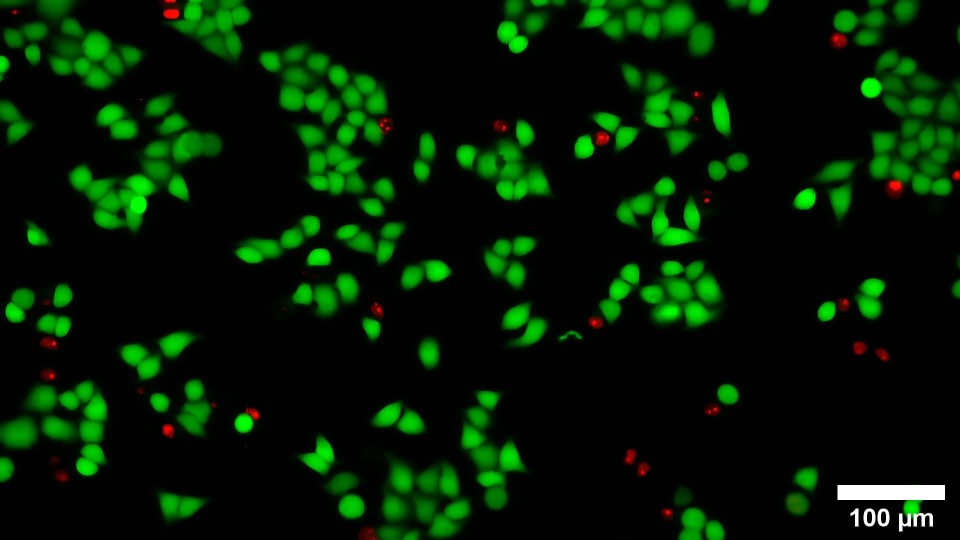
%> input picture LIVE-DEAD-Hela-cell-staining.jpg, 1920 x 1080 px (shown at 1/2 size)
$ octave --eval "result = EnvReg('../LIVE-DEAD-Hela-cell-staining.jpg');"   (GNU Octave 9; MATLAB toolbox functions it lacks are replaced by stand-ins)
%> lines starting %> are read from the running program, lines starting %| are printed output that depends on the picture; in (x1, y1, x2, y2) boxes, pixels count from 0 and x2, y2 are one past the last pixel; in counts of white or black regions, pixels touching at a corner belong together; the program's own positions count from 1
### src/segmentImage.m
function [BW,maskedImage] = segmentImage(X)
%segmentImage Segment image using auto-generated code from imageSegmenter app
%  [BW,MASKEDIMAGE] = segmentImage(X) segments image X using auto-generated
%  code from the imageSegmenter app. The final segmentation is returned in
%  BW, and a masked image is returned in MASKEDIMAGE.

% Auto-generated by imageSegmenter app on 14-Dec-2021
%----------------------------------------------------


% Adjust data to span data range.
X = imadjust(X);

% Threshold image - global threshold
BW = imbinarize(X);

% Create masked image.
maskedImage = X;
maskedImage(~BW) = 0;
end

### src/filterRegions.m
function [BW_out,properties] = filterRegions(BW_in)
%filterRegions  Filter BW image using auto-generated code from imageRegionAnalyzer app.
%  [BW_OUT,PROPERTIES] = filterRegions(BW_IN) filters binary image BW_IN
%  using auto-generated code from the imageRegionAnalyzer app. BW_OUT has
%  had all of the options and filtering selections that were specified in
%  imageRegionAnalyzer applied to it. The PROPERTIES structure contains the
%  attributes of BW_out that were visible in the app.

% Auto-generated by imageRegionAnalyzer app on 20-Dec-2021
%---------------------------------------------------------

BW_out = BW_in;

% Remove portions of the image that touch an outside edge.
BW_out = imclearborder(BW_out);

% Get properties.
properties = regionprops(BW_out, {'Area', 'Eccentricity', 'EquivDiameter', 'EulerNumber', 'MajorAxisLength', 'MinorAxisLength', 'Orientation', 'Perimeter'});

% Uncomment the following line to return the properties in a table.
% properties = struct2table(properties);

### src/EnvReg.m
function [img_resized,centers, radii]= EnvReg(image_file_name, IsPlot)
%> called with image_file_name = '../LIVE-DEAD-Hela-cell-staining.jpg'
% IMPORTANT: This function assumes one type of objects
% Takes an image as an nput and returns the centers and radii of the objects (cells) in the images
% Inputs: image_file_name = string
%         IsPlot = true OR false
%
if nargin<2
    IsPlot = false;
end

%% Read image
image = imread(image_file_name);
%> image is the input picture: size 1080x1920x3 uint8; mean R, G, B 2.9, 27.1, 2.2
dim1 = 256; dim2 = 256;
imgGray = rgb2gray(image);
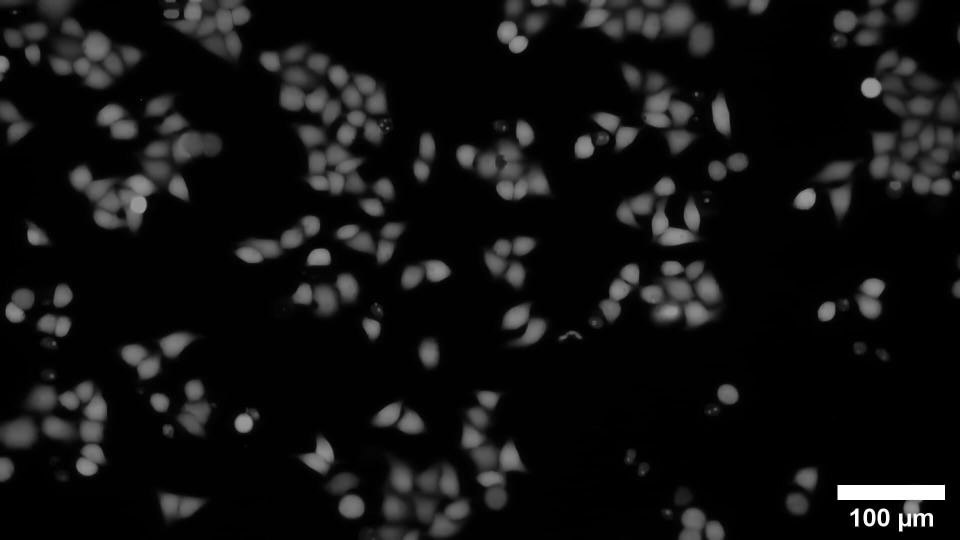
%> imgGray: size 1080x1920 uint8 (shown at 1/2 size); min 0, max 255, mean 17
imgGray = imresize(imgGray,[dim1, dim2]);
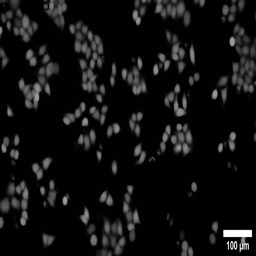
%> imgGray: size 256x256 uint8; min 0, max 255, mean 17

%% Adjust to use darker and brighter pixels
imgGray_adj = imadjust(imgGray);
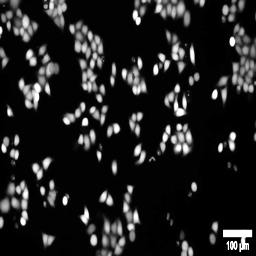
%> imgGray_adj: size 256x256 uint8; min 0, max 255, mean 32.9

%% Segment image with threshold

imgSegmented = segmentImage(imgGray_adj);
%> in segmentImage, `BW = imbinarize(X);`:
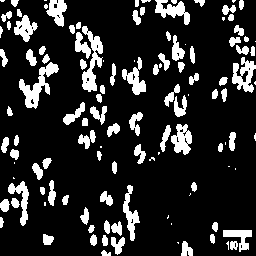
%> BW: size 256x256 logical; 16.4% white; 119 white regions (27 under 20 px), largest, box (x1, y1, x2, y2) and area: (19, 62, 59, 109) 652, (82, 26, 103, 92) 616, (232, 57, 256, 93) 467
%> in segmentImage, `maskedImage(~BW) = 0;`:
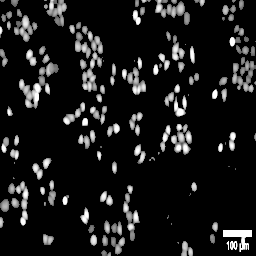
%> maskedImage: size 256x256 uint8; min 0, max 255, mean 26.6
[imgSegmented,~] = filterRegions(imgSegmented); % remove borders
%> in filterRegions, `BW_out = imclearborder(BW_out);`:
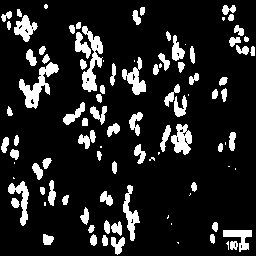
%> BW_out: size 256x256 logical; 13.6% white; 98 white regions (21 under 20 px), largest, box (x1, y1, x2, y2) and area: (19, 62, 59, 109) 652, (82, 26, 103, 92) 616, (171, 124, 192, 155) 411
%> in filterRegions, `properties = regionprops(BW_out, {'Area', 'Eccentricity', 'EquivDiamet..`: properties = 98 regions; largest, Area, MajorAxisLength, MinorAxisLength, Eccentricity and Orientation: 652 56.56 25.34 0.894 53.61, 616 76.04 20.17 0.964 86.03, 411 30.88 20.2 0.756 89.58, 381 35.85 22.23 0.785 -77.34, 372 56.67 13.21 0.972 -83.69

%% Find centers and radii of objects
stats = regionprops('table',imgSegmented,'Centroid',...
    'MajorAxisLength','MinorAxisLength');
%> stats = 98 regions; first 5, Centroid, MajorAxisLength and MinorAxisLength: [7.2 16.8] 13.91 7.4, [5.6 145.3] 17.26 6.75, [9.4 25.9] 9.14 4.16, [10.2 112.3] 10.03 5.4, [22 199.9] 51.04 18.32
diameters = mean([stats.MajorAxisLength stats.MinorAxisLength],2);
%> diameters = 98 values, max 48.11 at index 32, min 1.15 at index 72, mean 11.01
centers = stats.Centroid;
%> centers = 98 rows, first 12: [7.23 16.77; 5.61 145.3; 9.45 25.9; 10.15 112.3; 21.96 199.9; 15.24 154.7; 15.73 203.6; 14.33 178.7; 25.7 28.91; 17 141.1; 15 163.5; 19.78 13.72]
radii = diameters/2;
%> radii = 98 values, max 24.05 at index 32, min 0.577 at index 72, mean 5.5

img_resized = imresize(image,[dim1, dim2]);
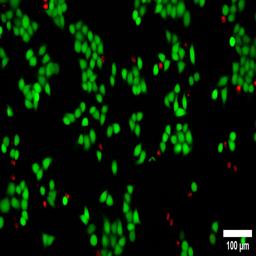
%> img_resized: size 256x256x3 uint8; mean R, G, B 2.9, 27.1, 2.2
if IsPlot
    figure
    imshowpair(imgSegmented,img_resized, "montage")
    title("segmented VS original")
    hold on
    viscircles(centers,radii)
    hold off
end

end
